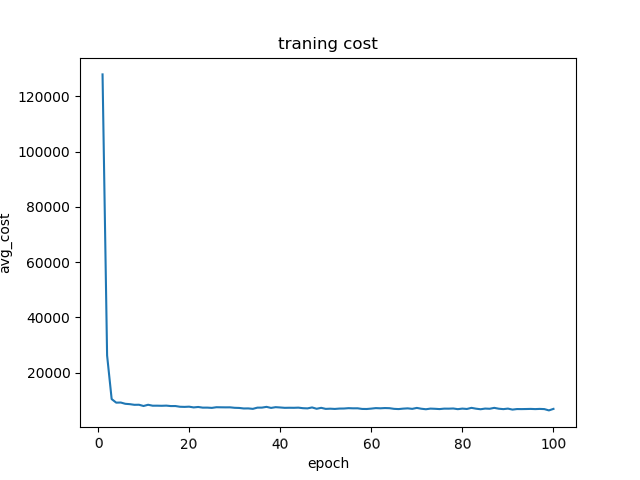

Reproduce this figure in Python.
import matplotlib.pyplot as plt
import pandas as pd

data = pd.read_csv("C:/Users/[user]/PycharmProjects/research/traning/per_auto.csv")
plt.plot(data['epoch'], data['cost'])
plt.xticks(rotation=2)
plt.xlabel('epoch')
plt.ylabel('avg_cost')
plt.title('traning cost')
plt.savefig('./user_per_cost.png')
plt.show
